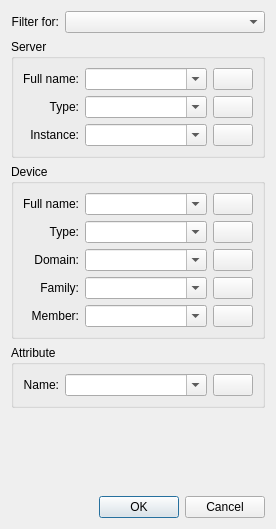
<?xml version="1.0" encoding="UTF-8"?>
<ui version="4.0">
 <class>FilterForm</class>
 <widget class="QWidget" name="FilterForm">
  <property name="geometry">
   <rect>
    <x>0</x>
    <y>0</y>
    <width>276</width>
    <height>529</height>
   </rect>
  </property>
  <property name="windowTitle">
   <string>Form</string>
  </property>
  <layout class="QGridLayout" name="gridLayout">
   <item row="0" column="0">
    <widget class="QLabel" name="filterTypeLabel">
     <property name="toolTip">
      <string>Specify the type of result you want this filter to produce</string>
     </property>
     <property name="text">
      <string>Filter for:</string>
     </property>
     <property name="alignment">
      <set>Qt::AlignRight|Qt::AlignTrailing|Qt::AlignVCenter</set>
     </property>
     <property name="buddy">
      <cstring>filterTypeCombo</cstring>
     </property>
    </widget>
   </item>
   <item row="0" column="1">
    <widget class="QComboBox" name="filterTypeCombo">
     <property name="sizePolicy">
      <sizepolicy hsizetype="Preferred" vsizetype="Fixed">
       <horstretch>1</horstretch>
       <verstretch>0</verstretch>
      </sizepolicy>
     </property>
     <property name="toolTip">
      <string>Specify the type of result you want this filter to produce</string>
     </property>
    </widget>
   </item>
   <item row="1" column="0" colspan="2">
    <widget class="QGroupBox" name="serverGroupBox">
     <property name="toolTip">
      <string>Filters by server</string>
     </property>
     <property name="title">
      <string>Server</string>
     </property>
     <property name="flat">
      <bool>false</bool>
     </property>
     <property name="checkable">
      <bool>false</bool>
     </property>
     <layout class="QGridLayout" name="gridLayout_2">
      <item row="0" column="0">
       <widget class="QLabel" name="serverLabel">
        <property name="toolTip">
         <string>Filters by server. Servers have a naming syntax of &lt;server type&gt;/&lt;server instance&gt;
You can filter for a specific server by selecting one from the list of existing servers or
enter a regular expression( ex.: to filter for the LiberaBPM that are in lab01 enter LiberaBPM/lab01.*).
Names are case insensitive.</string>
        </property>
        <property name="text">
         <string>Full name:</string>
        </property>
        <property name="alignment">
         <set>Qt::AlignRight|Qt::AlignTrailing|Qt::AlignVCenter</set>
        </property>
       </widget>
      </item>
      <item row="0" column="1">
       <widget class="QComboBox" name="serverCombo">
        <property name="sizePolicy">
         <sizepolicy hsizetype="Preferred" vsizetype="Fixed">
          <horstretch>1</horstretch>
          <verstretch>0</verstretch>
         </sizepolicy>
        </property>
        <property name="toolTip">
         <string>Filters by server. Servers have a naming syntax of &lt;server type&gt;/&lt;server instance&gt;
You can filter for a specific server by selecting one from the list of existing servers or
enter a regular expression( ex.: to filter for the LiberaBPM that are in lab01 enter LiberaBPM/lab01.*).
Names are case insensitive.</string>
        </property>
        <property name="editable">
         <bool>true</bool>
        </property>
        <property name="maxVisibleItems">
         <number>20</number>
        </property>
        <property name="insertPolicy">
         <enum>QComboBox::InsertAtTop</enum>
        </property>
       </widget>
      </item>
      <item row="1" column="0">
       <widget class="QLabel" name="serverNameLabel">
        <property name="toolTip">
         <string>Filters by server type. Servers have a naming syntax of &lt;server type&gt;/&lt;server instance&gt;
You can filter for a specific server type by selecting one from the list of existing server types or
enter a regular expression( ex.: to filter for all the Libera server types enter Libera.*)
Server types are case insensitive.</string>
        </property>
        <property name="text">
         <string>Type:</string>
        </property>
        <property name="alignment">
         <set>Qt::AlignRight|Qt::AlignTrailing|Qt::AlignVCenter</set>
        </property>
       </widget>
      </item>
      <item row="1" column="1">
       <widget class="QComboBox" name="serverNameCombo">
        <property name="sizePolicy">
         <sizepolicy hsizetype="Preferred" vsizetype="Fixed">
          <horstretch>1</horstretch>
          <verstretch>0</verstretch>
         </sizepolicy>
        </property>
        <property name="toolTip">
         <string>Filters by server type. Servers have a naming syntax of &lt;server type&gt;/&lt;server instance&gt;
You can filter for a specific server type by selecting one from the list of existing server types or
enter a regular expression( ex.: to filter for all the Libera server types enter Libera.*)
Server types are case insensitive.</string>
        </property>
        <property name="editable">
         <bool>true</bool>
        </property>
        <property name="maxVisibleItems">
         <number>20</number>
        </property>
        <property name="insertPolicy">
         <enum>QComboBox::InsertAtTop</enum>
        </property>
       </widget>
      </item>
      <item row="2" column="0">
       <widget class="QLabel" name="serverInstanceLabel">
        <property name="toolTip">
         <string>Filters by server instance. Servers have a naming syntax of &lt;server type&gt;/&lt;server instance&gt;.
If you selected a specific server type from the input above, you can filter for a specific server instance by selecting one from the list of existing server instances for the selected server type or
enter a regular expression( ex.: to filter for all the ID02 server instances no matter what the type: ID02.*)
Instance names are case insensitive.</string>
        </property>
        <property name="text">
         <string>Instance:</string>
        </property>
        <property name="alignment">
         <set>Qt::AlignRight|Qt::AlignTrailing|Qt::AlignVCenter</set>
        </property>
       </widget>
      </item>
      <item row="2" column="1">
       <widget class="QComboBox" name="serverInstanceCombo">
        <property name="sizePolicy">
         <sizepolicy hsizetype="Preferred" vsizetype="Fixed">
          <horstretch>1</horstretch>
          <verstretch>0</verstretch>
         </sizepolicy>
        </property>
        <property name="toolTip">
         <string>Filters by server instance. Servers have a naming syntax of &lt;server type&gt;/&lt;server instance&gt;.
If you selected a specific server type from the input above, you can filter for a specific server instance by selecting one from the list of existing server instances for the selected server type or
enter a regular expression( ex.: to filter for all the ID02 server instances no matter what the type: ID02.*)
Instance names are case insensitive.</string>
        </property>
        <property name="editable">
         <bool>true</bool>
        </property>
        <property name="maxVisibleItems">
         <number>20</number>
        </property>
        <property name="insertPolicy">
         <enum>QComboBox::InsertAtTop</enum>
        </property>
       </widget>
      </item>
      <item row="0" column="2">
       <widget class="QPushButton" name="serverClearButton">
        <property name="toolTip">
         <string>clears the input field contents</string>
        </property>
        <property name="text">
         <string/>
        </property>
       </widget>
      </item>
      <item row="1" column="2">
       <widget class="QPushButton" name="serverNameClearButton">
        <property name="toolTip">
         <string>clears the input field contents</string>
        </property>
        <property name="text">
         <string/>
        </property>
       </widget>
      </item>
      <item row="2" column="2">
       <widget class="QPushButton" name="serverInstanceClearButton">
        <property name="toolTip">
         <string>clears the input field contents</string>
        </property>
        <property name="text">
         <string/>
        </property>
       </widget>
      </item>
     </layout>
    </widget>
   </item>
   <item row="6" column="1">
    <spacer name="verticalSpacer">
     <property name="orientation">
      <enum>Qt::Vertical</enum>
     </property>
     <property name="sizeHint" stdset="0">
      <size>
       <width>20</width>
       <height>40</height>
      </size>
     </property>
    </spacer>
   </item>
   <item row="7" column="0" colspan="2">
    <widget class="QDialogButtonBox" name="buttonBox">
     <property name="standardButtons">
      <set>QDialogButtonBox::Cancel|QDialogButtonBox::Ok</set>
     </property>
    </widget>
   </item>
   <item row="3" column="0" colspan="2">
    <widget class="QGroupBox" name="deviceGroupBox">
     <property name="toolTip">
      <string>Filters by device</string>
     </property>
     <property name="title">
      <string>Device</string>
     </property>
     <layout class="QGridLayout" name="gridLayout_3">
      <item row="4" column="0">
       <widget class="QLabel" name="deviceFamilyLabel">
        <property name="toolTip">
         <string>Filters by device family. Devices have a naming syntax of &lt;domain&gt;/&lt;family&gt;/&lt;member&gt;.
If you selected a specific domain in the above input, then you can filter for a specific family 
by selecting one from the list of existing families or enter a regular expression( ex.: to filter 
for all families RF write something like RF.*).
Names are case insensitive.</string>
        </property>
        <property name="text">
         <string>Family:</string>
        </property>
        <property name="alignment">
         <set>Qt::AlignRight|Qt::AlignTrailing|Qt::AlignVCenter</set>
        </property>
       </widget>
      </item>
      <item row="4" column="1">
       <widget class="QComboBox" name="deviceFamilyCombo">
        <property name="sizePolicy">
         <sizepolicy hsizetype="Preferred" vsizetype="Fixed">
          <horstretch>1</horstretch>
          <verstretch>0</verstretch>
         </sizepolicy>
        </property>
        <property name="toolTip">
         <string>Filters by device family. Devices have a naming syntax of &lt;domain&gt;/&lt;family&gt;/&lt;member&gt;.
If you selected a specific domain in the above input, then you can filter for a specific family 
by selecting one from the list of existing families or enter a regular expression( ex.: to filter 
for all families RF write something like RF.*).
Names are case insensitive.</string>
        </property>
        <property name="editable">
         <bool>true</bool>
        </property>
        <property name="maxVisibleItems">
         <number>20</number>
        </property>
        <property name="insertPolicy">
         <enum>QComboBox::InsertAtTop</enum>
        </property>
       </widget>
      </item>
      <item row="5" column="0">
       <widget class="QLabel" name="deviceMemberLabel">
        <property name="toolTip">
         <string>Filters by device member. Devices have a naming syntax of &lt;domain&gt;/&lt;family&gt;/&lt;member&gt;.
If you selected a specific domain and family in the above inputs, then you can filter for a specific
member by selecting one from the list of existing member or enter a regular expression( ex.: to 
filter for all elotech members write something like elotech.*).
Names are case insensitive.</string>
        </property>
        <property name="text">
         <string>Member:</string>
        </property>
        <property name="alignment">
         <set>Qt::AlignRight|Qt::AlignTrailing|Qt::AlignVCenter</set>
        </property>
       </widget>
      </item>
      <item row="5" column="1">
       <widget class="QComboBox" name="deviceMemberCombo">
        <property name="sizePolicy">
         <sizepolicy hsizetype="Preferred" vsizetype="Fixed">
          <horstretch>1</horstretch>
          <verstretch>0</verstretch>
         </sizepolicy>
        </property>
        <property name="toolTip">
         <string>Filters by device member. Devices have a naming syntax of &lt;domain&gt;/&lt;family&gt;/&lt;member&gt;.
If you selected a specific domain and family in the above inputs, then you can filter for a specific
member by selecting one from the list of existing member or enter a regular expression( ex.: to 
filter for all elotech members write something like elotech.*).
Names are case insensitive.</string>
        </property>
        <property name="editable">
         <bool>true</bool>
        </property>
        <property name="maxVisibleItems">
         <number>20</number>
        </property>
        <property name="insertPolicy">
         <enum>QComboBox::InsertAtTop</enum>
        </property>
       </widget>
      </item>
      <item row="1" column="0">
       <widget class="QLabel" name="deviceTypeLabel">
        <property name="toolTip">
         <string>Filters by device type. Devices have a naming syntax of &lt;domain&gt;/&lt;family&gt;/&lt;member&gt; and they are of some type.
You can filter for a specific type by selecting one from the list of existing types or
enter a regular expression( ex.: to filter for all the PLC type of devices write something like PLC.*).
Names are case SENSITIVE!</string>
        </property>
        <property name="text">
         <string>Type:</string>
        </property>
        <property name="alignment">
         <set>Qt::AlignRight|Qt::AlignTrailing|Qt::AlignVCenter</set>
        </property>
       </widget>
      </item>
      <item row="1" column="1">
       <widget class="QComboBox" name="deviceTypeCombo">
        <property name="sizePolicy">
         <sizepolicy hsizetype="Preferred" vsizetype="Fixed">
          <horstretch>1</horstretch>
          <verstretch>0</verstretch>
         </sizepolicy>
        </property>
        <property name="toolTip">
         <string>Filters by device type. Devices have a naming syntax of &lt;domain&gt;/&lt;family&gt;/&lt;member&gt; and they are of some type.
You can filter for a specific type by selecting one from the list of existing types or
enter a regular expression( ex.: to filter for all the PLC type of devices write something like PLC.*).
Names are case SENSITIVE!</string>
        </property>
        <property name="editable">
         <bool>true</bool>
        </property>
        <property name="maxVisibleItems">
         <number>20</number>
        </property>
        <property name="insertPolicy">
         <enum>QComboBox::InsertAtTop</enum>
        </property>
       </widget>
      </item>
      <item row="0" column="0">
       <widget class="QLabel" name="deviceNameLabel">
        <property name="toolTip">
         <string>Filters by device. Devices have a naming syntax of &lt;domain&gt;/&lt;family&gt;/&lt;member&gt;.
You can filter for a specific device by selecting one from the list of existing devices or
enter a regular expression( ex.: to filter for all the plc(member) devices that are in domain id11
write something like id11/.*/plc).
Names are case insensitive.</string>
        </property>
        <property name="text">
         <string>Full name:</string>
        </property>
        <property name="alignment">
         <set>Qt::AlignRight|Qt::AlignTrailing|Qt::AlignVCenter</set>
        </property>
       </widget>
      </item>
      <item row="0" column="1">
       <widget class="QComboBox" name="deviceNameCombo">
        <property name="sizePolicy">
         <sizepolicy hsizetype="Preferred" vsizetype="Fixed">
          <horstretch>1</horstretch>
          <verstretch>0</verstretch>
         </sizepolicy>
        </property>
        <property name="toolTip">
         <string>Filters by device. Devices have a naming syntax of &lt;domain&gt;/&lt;family&gt;/&lt;member&gt;.
You can filter for a specific device by selecting one from the list of existing devices or
enter a regular expression( ex.: to filter for all the plc(member) devices that are in domain id11
write something like id11/.*/plc).
Names are case insensitive.</string>
        </property>
        <property name="editable">
         <bool>true</bool>
        </property>
        <property name="maxVisibleItems">
         <number>20</number>
        </property>
        <property name="insertPolicy">
         <enum>QComboBox::InsertAtTop</enum>
        </property>
       </widget>
      </item>
      <item row="2" column="1">
       <widget class="QComboBox" name="deviceDomainCombo">
        <property name="sizePolicy">
         <sizepolicy hsizetype="Preferred" vsizetype="Fixed">
          <horstretch>1</horstretch>
          <verstretch>0</verstretch>
         </sizepolicy>
        </property>
        <property name="toolTip">
         <string>Filters by device domain. Devices have a naming syntax of &lt;domain&gt;/&lt;family&gt;/&lt;member&gt;.
You can filter for a specific domain by selecting one from the list of existing domains or
enter a regular expression( ex.: to filter for all domains BO write something like BO.*).
Names are case insensitive.</string>
        </property>
        <property name="editable">
         <bool>true</bool>
        </property>
        <property name="maxVisibleItems">
         <number>20</number>
        </property>
        <property name="insertPolicy">
         <enum>QComboBox::InsertAtTop</enum>
        </property>
       </widget>
      </item>
      <item row="2" column="0">
       <widget class="QLabel" name="deviceDomainLabel">
        <property name="toolTip">
         <string>Filters by device domain. Devices have a naming syntax of &lt;domain&gt;/&lt;family&gt;/&lt;member&gt;.
You can filter for a specific domain by selecting one from the list of existing domains or
enter a regular expression( ex.: to filter for all domains BO write something like BO.*).
Names are case insensitive.</string>
        </property>
        <property name="text">
         <string>Domain:</string>
        </property>
        <property name="alignment">
         <set>Qt::AlignRight|Qt::AlignTrailing|Qt::AlignVCenter</set>
        </property>
       </widget>
      </item>
      <item row="0" column="2">
       <widget class="QPushButton" name="deviceNameClearButton">
        <property name="toolTip">
         <string>clears the input field contents</string>
        </property>
        <property name="text">
         <string/>
        </property>
       </widget>
      </item>
      <item row="1" column="2">
       <widget class="QPushButton" name="deviceTypeClearButton">
        <property name="toolTip">
         <string>clears the input field contents</string>
        </property>
        <property name="text">
         <string/>
        </property>
       </widget>
      </item>
      <item row="4" column="2">
       <widget class="QPushButton" name="deviceFamilyClearButton">
        <property name="toolTip">
         <string>clears the input field contents</string>
        </property>
        <property name="text">
         <string/>
        </property>
       </widget>
      </item>
      <item row="2" column="2">
       <widget class="QPushButton" name="deviceDomainClearButton">
        <property name="toolTip">
         <string>clears the input field contents</string>
        </property>
        <property name="text">
         <string/>
        </property>
       </widget>
      </item>
      <item row="5" column="2">
       <widget class="QPushButton" name="deviceMemberClearButton">
        <property name="toolTip">
         <string>clears the input field contents</string>
        </property>
        <property name="text">
         <string/>
        </property>
       </widget>
      </item>
     </layout>
    </widget>
   </item>
   <item row="5" column="0" colspan="2">
    <widget class="QGroupBox" name="groupBox">
     <property name="toolTip">
      <string>Filters by attribute</string>
     </property>
     <property name="title">
      <string>Attribute</string>
     </property>
     <layout class="QGridLayout" name="gridLayout_4">
      <item row="0" column="0">
       <widget class="QLabel" name="attributeLabel">
        <property name="text">
         <string>Name:</string>
        </property>
        <property name="alignment">
         <set>Qt::AlignRight|Qt::AlignTrailing|Qt::AlignVCenter</set>
        </property>
       </widget>
      </item>
      <item row="0" column="1">
       <widget class="QComboBox" name="attributeCombo">
        <property name="sizePolicy">
         <sizepolicy hsizetype="Preferred" vsizetype="Fixed">
          <horstretch>1</horstretch>
          <verstretch>0</verstretch>
         </sizepolicy>
        </property>
        <property name="editable">
         <bool>true</bool>
        </property>
        <property name="maxVisibleItems">
         <number>20</number>
        </property>
        <property name="insertPolicy">
         <enum>QComboBox::InsertAtTop</enum>
        </property>
       </widget>
      </item>
      <item row="0" column="2">
       <widget class="QPushButton" name="attributeClearButton">
        <property name="toolTip">
         <string>clears the input field contents</string>
        </property>
        <property name="text">
         <string/>
        </property>
       </widget>
      </item>
     </layout>
    </widget>
   </item>
  </layout>
 </widget>
 <tabstops>
  <tabstop>filterTypeCombo</tabstop>
  <tabstop>serverCombo</tabstop>
  <tabstop>serverNameCombo</tabstop>
  <tabstop>serverInstanceCombo</tabstop>
  <tabstop>deviceNameCombo</tabstop>
  <tabstop>deviceTypeCombo</tabstop>
  <tabstop>deviceDomainCombo</tabstop>
  <tabstop>deviceFamilyCombo</tabstop>
  <tabstop>deviceMemberCombo</tabstop>
  <tabstop>attributeCombo</tabstop>
  <tabstop>buttonBox</tabstop>
 </tabstops>
 <resources/>
 <connections/>
</ui>
